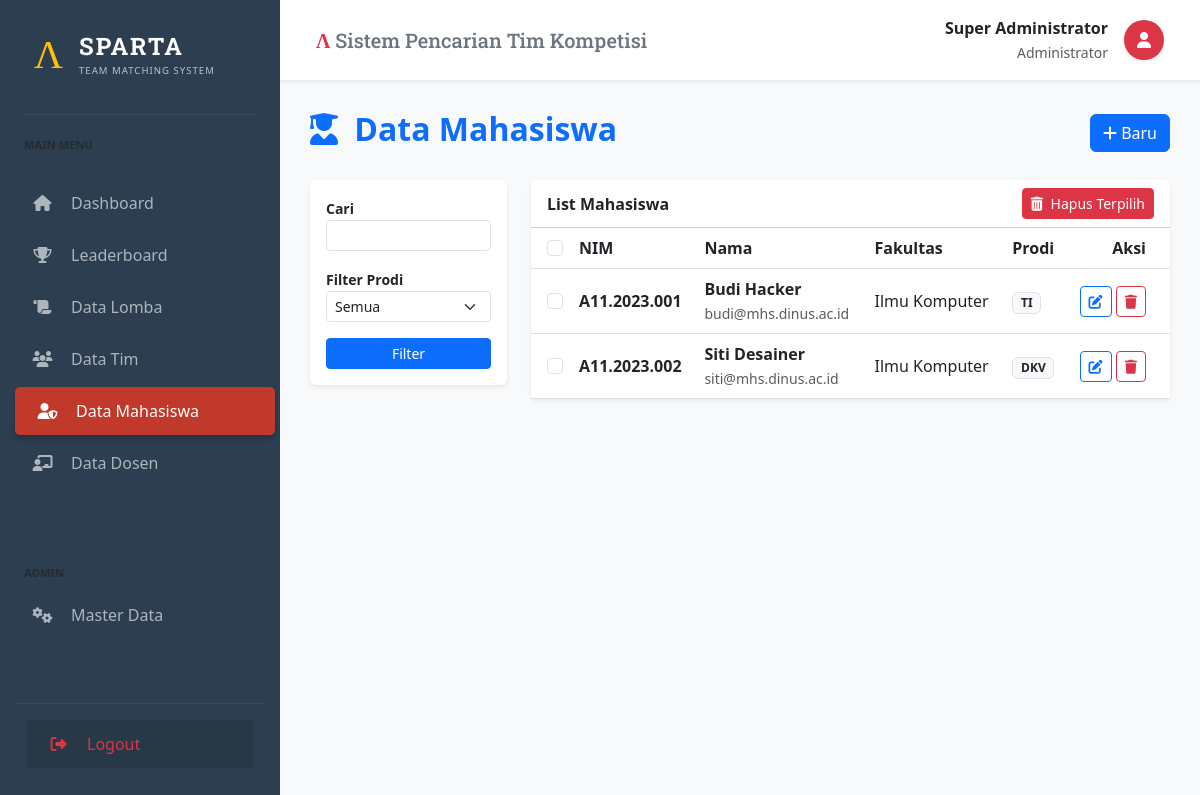
The page /index.php?page=mahasiswa (signed in) on the database its author committed.
### tables this page shows
CREATE TABLE Mahasiswa (
    ID_Mahasiswa INT AUTO_INCREMENT PRIMARY KEY,
    NIM VARCHAR(20) UNIQUE NOT NULL,
    Nama_Mahasiswa VARCHAR(150) NOT NULL,
    Email VARCHAR(100) UNIQUE NOT NULL,
    Password_Hash VARCHAR(255) NOT NULL,
    Tempat_Lahir VARCHAR(50),
    Tanggal_Lahir DATE,
    Bio TEXT,
    Total_Poin FLOAT DEFAULT 0,
    ID_Prodi INT,
    FOREIGN KEY (ID_Prodi) REFERENCES Prodi(ID_Prodi) ON DELETE SET NULL
);

CREATE TABLE Fakultas (
    ID_Fakultas INT AUTO_INCREMENT PRIMARY KEY,
    Nama_Fakultas VARCHAR(100) NOT NULL
);

CREATE TABLE Prodi (
    ID_Prodi INT AUTO_INCREMENT PRIMARY KEY,
    Nama_Prodi VARCHAR(100) NOT NULL,
    ID_Fakultas INT,
    FOREIGN KEY (ID_Fakultas) REFERENCES Fakultas(ID_Fakultas) ON DELETE SET NULL
);

### src/pages/mahasiswa.php (the view, shortened to what this page needs)
<?php
$view = $_GET['view'] ?? 'list';
$idEdit = $_GET['id'] ?? 0;
$fakultasList = $pdo->query("SELECT * FROM Fakultas ORDER BY Nama_Fakultas ASC")->fetchAll();
$keahlianList = $pdo->query("SELECT * FROM Keahlian")->fetchAll();
if ($view == 'detail' && $idEdit) {
    $sqlDetail = "SELECT m.*, p.Nama_Prodi, p.ID_Fakultas, f.Nama_Fakultas
                  FROM Mahasiswa m
                  LEFT JOIN Prodi p ON m.ID_Prodi = p.ID_Prodi
                  LEFT JOIN Fakultas f ON p.ID_Fakultas = f.ID_Fakultas
                  WHERE m.ID_Mahasiswa = ?";
    $stmt = $pdo->prepare($sqlDetail);
    $stmt->execute([$idEdit]);
    $mhs = $stmt->fetch();
    $stmtSkill = $pdo->prepare("SELECT ID_Keahlian FROM Mahasiswa_Keahlian WHERE ID_Mahasiswa = ?");
    $stmtSkill->execute([$idEdit]);
    $mySkills = $stmtSkill->fetchAll(PDO::FETCH_COLUMN);
    ?>
    <div class="mb-3"><a href="?page=mahasiswa" class="btn btn-outline-secondary btn-sm"><i class="fas fa-arrow-left me-2"></i>Kembali</a></div>
    <div class="row">
        <div class="col-md-4">
            <div class="card shadow-sm text-center p-4">
                <div class="mx-auto mb-3 bg-primary text-white rounded-circle d-flex align-items-center justify-content-center" style="width: 100px; height: 100px; font-size: 2.5rem;"><?= substr($mhs['Nama_Mahasiswa'], 0, 1) ?></div>
                <h4><?= htmlspecialchars($mhs['Nama_Mahasiswa']) ?></h4>
                <p class="text-muted mb-1"><?= $mhs['NIM'] ?></p>
                <span class="badge bg-info text-dark"><?= $mhs['Nama_Prodi'] ?></span>
            </div>
        </div>
        <div class="col-md-8">
            <div class="card shadow-sm">
                <div class="card-header bg-white fw-bold">Edit Biodata</div>
                <div class="card-body">
                    <form method="POST">
                        <input type="hidden" name="action" value="save_profile">
                        <input type="hidden" name="id_mahasiswa" value="<?= $mhs['ID_Mahasiswa'] ?>">
                        <div class="row mb-3">
                            <div class="col-md-6"><label>Nama</label><input type="text" name="nama" class="form-control" value="<?= htmlspecialchars($mhs['Nama_Mahasiswa']) ?>" required></div>
                            <div class="col-md-6"><label>Email</label><input type="email" name="email" class="form-control" value="<?= htmlspecialchars($mhs['Email']) ?>" required></div>
                        </div>
                        <div class="row mb-3">
                            <div class="col-md-6"><label>Tempat Lahir</label><input type="text" name="tempat_lahir" class="form-control" value="<?= htmlspecialchars($mhs['Tempat_Lahir'] ?? '') ?>"></div>
                            <div class="col-md-6"><label>Tgl Lahir</label><input type="date" name="tgl_lahir" class="form-control" value="<?= $mhs['Tanggal_Lahir'] ?>"></div>
                        </div>
                        <div class="row mb-3">
                            <div class="col-md-6">
                                <label class="form-label">Fakultas</label>
                                <select id="editFakultas" class="form-select" onchange="populateProdi('editFakultas', 'editProdi')">
                                    <option value="">-- Pilih Fakultas --</option>
                                    <?php foreach($fakultasList as $f): ?>
                                        <option value="<?= $f['ID_Fakultas'] ?>" <?= ($mhs['ID_Fakultas'] == $f['ID_Fakultas']) ? 'selected' : '' ?>>
                                            <?= $f['Nama_Fakultas'] ?>
                                        </option>
                                    <?php endforeach; ?>
                                </select>
                            </div>
                            <div class="col-md-6">
                                <label class="form-label">Program Studi</label>
                                <select name="prodi" id="editProdi" class="form-select" required>
                                    <option value="">-- Pilih Fakultas Dahulu --</option>
                                </select>
                            </div>
                        </div>
                        <div class="mb-3"><label>Bio</label><textarea name="bio" class="form-control"><?= htmlspecialchars($mhs['Bio'] ?? '') ?></textarea></div>
                        <div class="mb-3">
                            <label class="d-block">Skill</label>
                            <div class="row g-2">
                                <?php foreach($keahlianList as $k): ?>
                                <div class="col-md-4"><div class="form-check"><input class="form-check-input" type="checkbox" name="skills[]" value="<?= $k['ID_Keahlian'] ?>" <?= in_array($k['ID_Keahlian'], $mySkills) ? 'checked' : '' ?>><label class="form-check-label"><?= $k['Nama_Keahlian'] ?></label></div></div>
                                <?php endforeach; ?>
                            </div>
                        </div>
                        <div class="text-end"><button type="submit" class="btn btn-primary">Simpan</button></div>
                    </form>
                </div>
            </div>
        </div>
    </div>
    <script>
        document.addEventListener("DOMContentLoaded", function() {
            populateProdi('editFakultas', 'editProdi', <?= $mhs['ID_Prodi'] ?>);
        });
    </script>
<?php } else {
    $search = $_GET['q'] ?? '';
    $sql = "SELECT m.*, p.Nama_Prodi, f.Nama_Fakultas
            FROM Mahasiswa m
            LEFT JOIN Prodi p ON m.ID_Prodi = p.ID_Prodi
            LEFT JOIN Fakultas f ON p.ID_Fakultas = f.ID_Fakultas
            WHERE 1=1";
    $params = [];
    $sql .= " ORDER BY m.Nama_Mahasiswa ASC";
    $stmt = $pdo->prepare($sql);
    $stmt->execute($params);
    $mahasiswaList = $stmt->fetchAll();
?>
    <div class="d-flex justify-content-between align-items-center mb-4">
        <h2 class="fw-bold text-primary"><i class="fas fa-user-graduate me-2"></i> Data Mahasiswa</h2>
        <button class="btn btn-primary" data-bs-toggle="modal" data-bs-target="#addMhsModal"><i class="fas fa-plus"></i> Baru</button>
    </div>
    <div class="row">
        <div class="col-md-3">
            <div class="card shadow-sm border-0 mb-3">
                <div class="card-body">
                    <form method="GET">
                        <div class="mb-3"><label class="small fw-bold">Cari</label><input type="text" name="q" class="form-control form-control-sm" value="<?= htmlspecialchars($search) ?>"></div>
                        <div class="mb-3">
                            <label class="small fw-bold">Filter Prodi</label>
                            <select name="prodi" class="form-select form-select-sm">
                                <option value="">Semua</option>
                            </select>
                        </div>
                        <button type="submit" class="btn btn-primary btn-sm w-100">Filter</button>
                    </form>
                </div>
            </div>
        </div>
        <div class="col-md-9">
            <form method="POST" id="bulkForm">
                <div class="card shadow-sm border-0">
                    <div class="card-header bg-white d-flex justify-content-between align-items-center py-2">
                        <span class="fw-bold">List Mahasiswa</span>
                        <button type="submit" class="btn btn-danger btn-sm" onclick="return confirm('Yakin ingin menghapus data yang dipilih?')">
                            <i class="fas fa-trash-alt me-1"></i> Hapus Terpilih
                        </button>
                    </div>
                    <div class="card-body p-0">
                        <div class="table-responsive">
                            <table class="table table-hover align-middle mb-0">
                                <thead class="bg-light">
                                    <tr>
                                        <th class="ps-3" style="width: 40px;"><input type="checkbox" class="form-check-input" onclick="toggleAll(this)"></th>
                                        <th>NIM</th>
                                        <th>Nama</th>
                                        <th>Fakultas</th> <th>Prodi</th>    <th class="text-end pe-4">Aksi</th>
                                    </tr>
                                </thead>
                                <tbody>
                                    <?php foreach($mahasiswaList as $m): ?>
                                    <tr>
                                        <td class="ps-3"><input type="checkbox" name="ids[]" value="<?= $m['ID_Mahasiswa'] ?>" class="form-check-input"></td>
                                        <td class="fw-bold"><?= $m['NIM'] ?></td>
                                        <td>
                                            <div class="fw-bold"><?= htmlspecialchars($m['Nama_Mahasiswa']) ?></div>
                                            <small class="text-muted"><?= $m['Email'] ?></small>
                                        </td>
                                        <td><?= htmlspecialchars($m['Nama_Fakultas']) ?></td>
                                        <td><span class="badge bg-light text-dark border"><?= $m['Nama_Prodi'] ?></span></td>
                                        <td class="text-end pe-4">
                                            <a href="?page=mahasiswa&view=detail&id=<?= $m['ID_Mahasiswa'] ?>" class="btn btn-sm btn-outline-primary"><i class="fas fa-edit"></i></a>
                                            <button type="button" class="btn btn-sm btn-outline-danger" onclick="deleteSingle(<?= $m['ID_Mahasiswa'] ?>)"><i class="fas fa-trash"></i></button>
                                        </td>
                                    </tr>
                                    <?php endforeach; ?>
                                </tbody>
                            </table>
                        </div>
                    </div>
                </div>
            </form>
        </div>
    </div>
<?php } ?>

### rows shown on the page
mahasiswa: NIM "A11.2023.001", Nama_Mahasiswa "Budi Hacker", Email "budi@mhs.dinus.ac.id", fakultas.Nama_Fakultas "Ilmu Komputer", ID_Prodi.Nama_Prodi "TI"
mahasiswa: NIM "A11.2023.002", Nama_Mahasiswa "Siti Desainer", Email "siti@mhs.dinus.ac.id", fakultas.Nama_Fakultas "Ilmu Komputer", ID_Prodi.Nama_Prodi "DKV"

### other values the page prints
$namaUser "Super Administrator"
